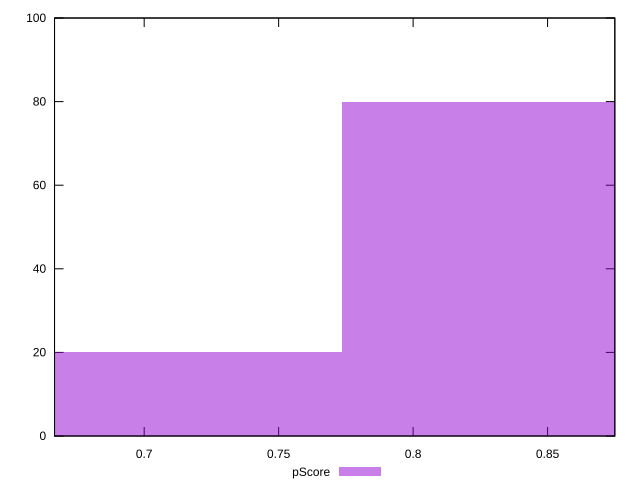

Source code (gnuplot):
reset

$pScore <<EOF
0.8331344143338656 80
0.7141152122861705 20
EOF

set key outside below
set boxwidth 0.11901920204769509
set xrange [0.6666666666666666:0.875]
set yrange [0:100]
set trange [0:100]
set style fill transparent solid 0.5 noborder
set terminal svg size 640, 490 enhanced background rgb 'white'
set output "report_0_00242021-02-20T12:25:28.543Z/offscreen-images/samples/pages+cached/pScore/histogram.svg"

plot $pScore title "pScore" with boxes

reset
